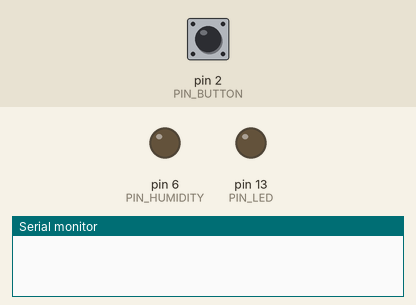
Bench run of a program on a simulated Arduino Uno, built with avr-gcc and run on an emulated ATmega328P. Shown: output pins drawn as LEDs (lit = HIGH), the last lines printed to the serial monitor. The inputs (shaded band) are chosen by the test bench; at power-on: pin 2 (PIN_BUTTON) LOW.

Above: at 1.2 s.
1.3 s: pin 2 (PIN_BUTTON) pulled HIGH for 0.15 s
At 1.7 s:
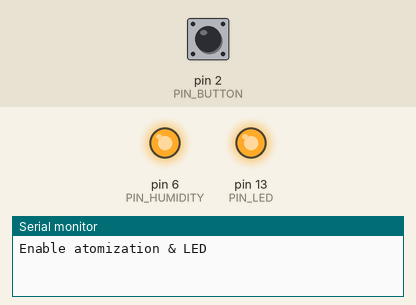
2.9 s: pin 2 (PIN_BUTTON) pulled HIGH for 1 s
At 4.1 s:
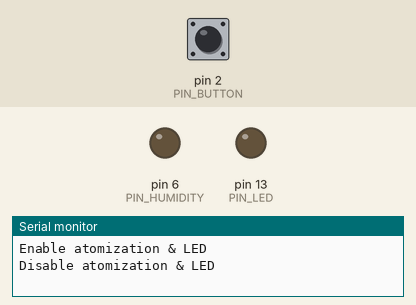
5.4 s: pin 2 (PIN_BUTTON) pulled HIGH for 3.2 s
At 6.1 s:
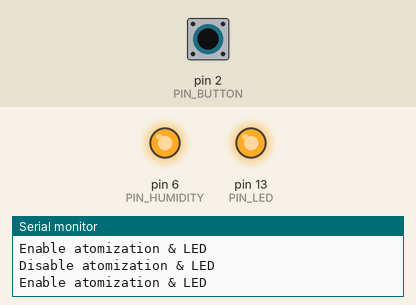
Timing chart, 0 to 8.4 s (numbered marks = the images above; inputs shaded):
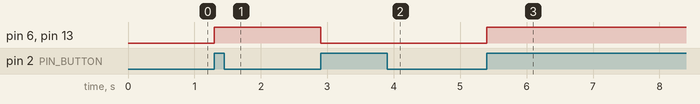

Measured:
- after the input at 1.3 s, pin 6 (PIN_HUMIDITY), pin 13 (PIN_LED): LOW → HIGH at once
- after the input at 2.9 s, pin 6 (PIN_HUMIDITY), pin 13 (PIN_LED): HIGH → LOW at once
- after the input at 5.4 s, pin 6 (PIN_HUMIDITY), pin 13 (PIN_LED): LOW → HIGH at once

The program:

main.cpp
```cpp
/**
 * Tester Grove water atomization v1.0
 * Turns on an humidity generator when button is pressed.
 */

#include "Arduino.h"

#define PIN_BUTTON 2
#define PIN_LED 13
#define PIN_HUMIDITY 6


int buttonState = 0;         // variable for reading the pushbutton status
int lastButtonSate = 0;
int humidityState = 0;

void setup()
{
  // Initialize modules
  Serial.begin(9600);

  // initialize the LED pin as an output:
  pinMode(PIN_LED, OUTPUT);
  // initialize the water atomization pin as an output:
  pinMode(PIN_HUMIDITY, OUTPUT);
  // initialize the pushbutton pin as an input:
  pinMode(PIN_BUTTON, INPUT);
}

void loop()
{
  // read the state of the pushbutton value:
  buttonState = digitalRead(PIN_BUTTON);

  // check if the pushbutton is pressed.
  // if it is, the buttonState is HIGH:
  if ((buttonState == true) && (lastButtonSate == false)) {
    humidityState = !humidityState;

    if (humidityState == true) {
        // enable humidity & LED:
        digitalWrite(PIN_LED, HIGH);
        digitalWrite(PIN_HUMIDITY, HIGH);
        Serial.print("Enable ");
    }
    else {
        // disable humidity & LED:
        digitalWrite(PIN_LED, LOW);
        digitalWrite(PIN_HUMIDITY, LOW);
        Serial.print("Disable ");
    }
    Serial.println("atomization & LED");
  }

  lastButtonSate = buttonState;

  delay(20);
}
```
